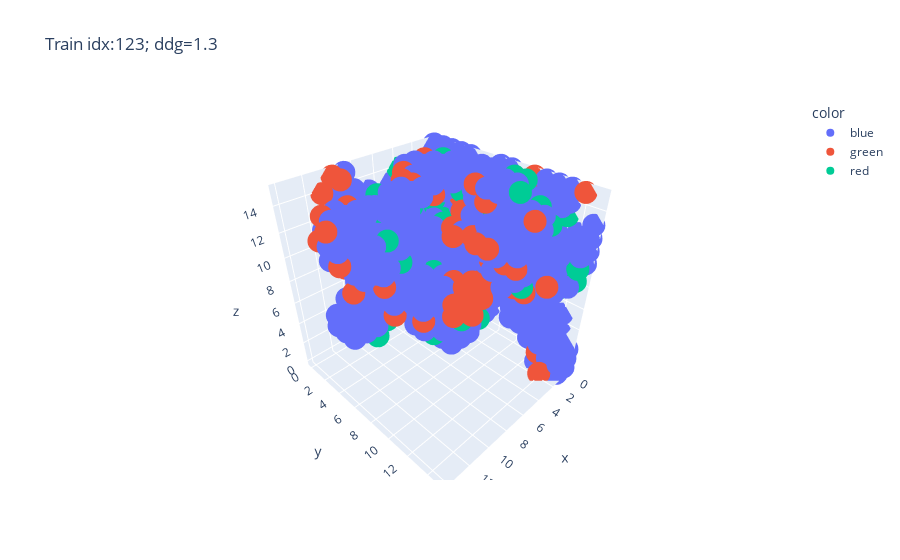
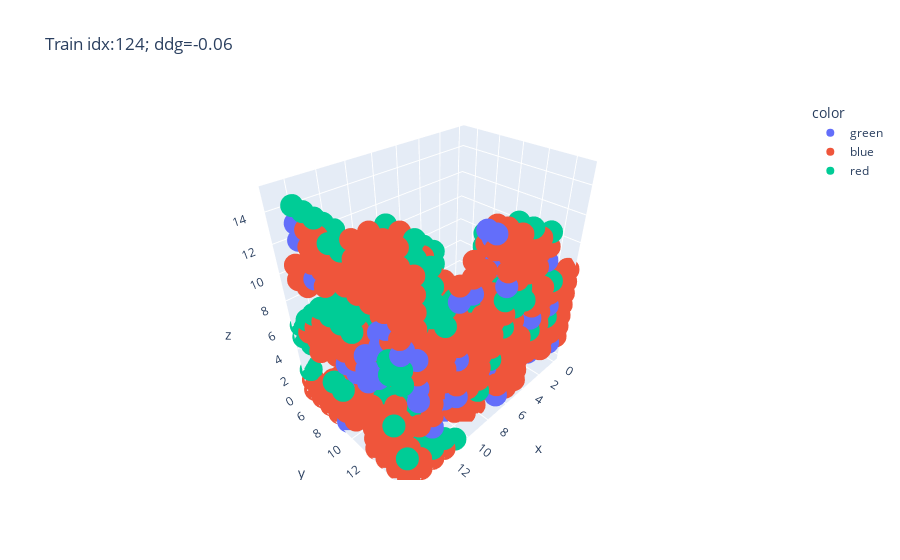
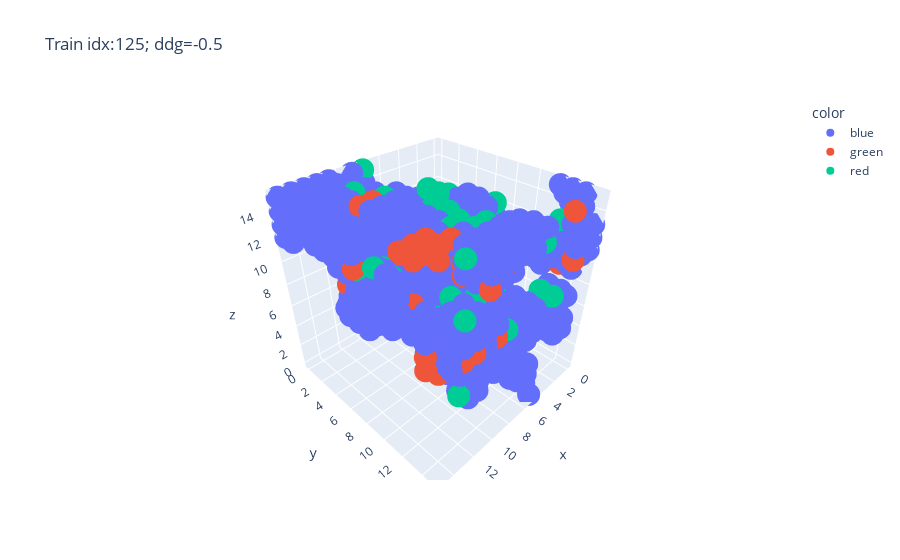
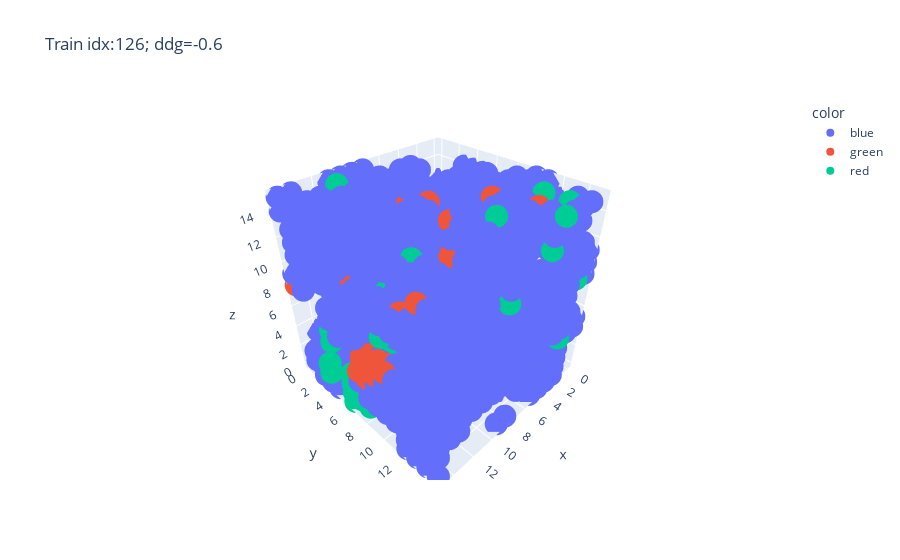

Write notebook code for charts like these, in order.
### Markdown cell above
## Plotting voxel representation of features

In the following plots we use 3D scatterplot to demonstrate training samples. 
Specifically we plot `occupancy` feature that represents probability that certain voxel is occpupied by an atom.
Recall that each training/test sample uses a combination of wildetype+mutant features. So we use the following color-coding:
* blue color represents voxels that are occupied in both wildtype and mutant structures 
* red color represents voxels that are occupied only in the mutant structure
* green color represents voxels that are occupied only in the wildtype structure

### Code cell
from plotly.offline import init_notebook_mode
init_notebook_mode(connected=True)

def plot_voxels():
    for i in [123, 124, 125, 126]:
        df = pd.DataFrame([(x, y1, z) for x in range(16) for y1 in range(16) for z in range(16)], columns=['x', 'y', 'z'])
        df['occupancy1'] = X[i, :, :, :, 6].flatten() > 0.9
        df['occupancy2'] = X[i, :, :, :, 13].flatten() > 0.9
        df.loc[df.occupancy1 | df.occupancy2, 'color'] = 'blue'
        df.loc[~df.occupancy1 & df.occupancy2, 'color'] = 'red'
        df.loc[df.occupancy1 & ~df.occupancy2, 'color'] = 'green'
        ddg = df_train.ddg[i]
        fig = px.scatter_3d(df.dropna(), x='x', y='y', z='z', color='color', title=f"Train idx:{i}; ddg={ddg}")
        fig.show()

plot_voxels()

### Figure 1 — Plotly figure (JSON) as saved in the notebook; plotly's stock layout.template omitted (floating-point values rounded to 4 significant figures; data arrays with more than 128 entries replaced by an {"elided": "..."} marker saying what was removed)
{"data": [{"hovertemplate": "color=blue<br>x=%{x}<br>y=%{y}<br>z=%{z}<extra></extra>", "legendgroup": "blue", "marker": {"color": "#636efa", "symbol": "circle"}, "mode": "markers", "name": "blue", "scene": "scene", "showlegend": true, "type": "scatter3d", "x": {"elided": "800 int values"}, "y": {"elided": "800 int values"}, "z": {"elided": "800 int values"}}, {"hovertemplate": "color=green<br>x=%{x}<br>y=%{y}<br>z=%{z}<extra></extra>", "legendgroup": "green", "marker": {"color": "#EF553B", "symbol": "circle"}, "mode": "markers", "name": "green", "scene": "scene", "showlegend": true, "type": "scatter3d", "x": [0, 0, 0, 0, 0, 0, 0, 1, 1, 1, 1, 1, 1, 1, 1, 1, 1, 1, 1, 1, 2, 2, 2, 2, 3, 3, 3, 3, 3, 3, 3, 4, 4, 4, 4, 4, 4, 4, 4, 4, 5, 5, 5, 5, 5, 5, 6, 6, 6, 6, 6, 6, 6, 6, 6, 6, 7, 7, 7, 7, 7, 7, 7, 7, 7, 7, 8, 8, 8, 8, 8, 8, 9, 9, 9, 10, 10, 10, 10, 10, 10, 10, 11, 11, 12, 12, 12, 13, 13, 14, 14, 14], "y": [1, 3, 7, 9, 9, 10, 14, 0, 3, 4, 4, 5, 6, 6, 7, 7, 10, 10, 11, 13, 5, 5, 10, 14, 1, 1, 2, 6, 9, 10, 14, 4, 6, 8, 8, 9, 10, 11, 12, 13, 7, 8, 9, 9, 9, 10, 2, 3, 8, 9, 9, 10, 10, 10, 10, 11, 0, 2, 4, 4, 5, 9, 9, 10, 10, 10, 1, 1, 6, 7, 10, 10, 0, 4, 8, 0, 1, 4, 4, 5, 5, 6, 0, 3, 3, 4, 5, 3, 5, 4, 5, 6], "z": [13, 7, 8, 5, 13, 15, 15, 8, 8, 12, 13, 9, 2, 10, 6, 8, 6, 12, 6, 1, 4, 5, 11, 0, 12, 14, 15, 12, 9, 11, 9, 13, 11, 11, 15, 14, 8, 10, 10, 14, 11, 7, 6, 7, 8, 7, 10, 15, 8, 7, 8, 6, 7, 8, 12, 12, 6, 6, 8, 15, 15, 7, 9, 7, 8, 9, 5, 8, 5, 5, 7, 8, 12, 13, 6, 15, 15, 10, 11, 8, 10, 6, 14, 14, 12, 8, 11, 14, 11, 13, 14, 12]}, {"hovertemplate": "color=red<br>x=%{x}<br>y=%{y}<br>z=%{z}<extra></extra>", "legendgroup": "red", "marker": {"color": "#00cc96", "symbol": "circle"}, "mode": "markers", "name": "red", "scene": "scene", "showlegend": true, "type": "scatter3d", "x": [0, 0, 0, 0, 0, 1, 1, 1, 1, 1, 1, 1, 1, 1, 1, 2, 2, 2, 2, 2, 2, 2, 2, 3, 3, 3, 3, 3, 3, 3, 3, 3, 3, 4, 4, 4, 4, 4, 4, 4, 5, 5, 5, 5, 5, 5, 6, 6, 7, 7, 7, 7, 8, 8, 10, 10, 10, 11, 11], "y": [7, 10, 13, 13, 14, 0, 1, 6, 7, 9, 10, 11, 14, 15, 15, 3, 3, 5, 8, 10, 10, 12, 13, 0, 3, 3, 4, 4, 6, 8, 9, 11, 12, 0, 1, 1, 3, 5, 7, 9, 1, 1, 3, 3, 3, 8, 6, 9, 1, 2, 2, 7, 3, 6, 5, 5, 7, 5, 7], "z": [9, 10, 9, 13, 9, 5, 5, 3, 3, 15, 15, 9, 8, 9, 10, 10, 15, 13, 13, 8, 12, 14, 13, 13, 8, 12, 9, 10, 8, 9, 13, 15, 8, 14, 7, 13, 6, 11, 8, 4, 4, 11, 6, 11, 12, 6, 8, 5, 13, 8, 9, 3, 7, 14, 5, 14, 11, 4, 13]}], "layout": {"legend": {"title": {"text": "color"}, "tracegroupgap": 0}, "scene": {"domain": {"x": [0.0, 1.0], "y": [0.0, 1.0]}, "xaxis": {"title": {"text": "x"}}, "yaxis": {"title": {"text": "y"}}, "zaxis": {"title": {"text": "z"}}}, "title": {"text": "Train idx:123; ddg=1.3"}}}

### Figure 2 — Plotly figure (JSON) as saved in the notebook; plotly's stock layout.template omitted (floating-point values rounded to 4 significant figures; data arrays with more than 128 entries replaced by an {"elided": "..."} marker saying what was removed)
{"data": [{"hovertemplate": "color=green<br>x=%{x}<br>y=%{y}<br>z=%{z}<extra></extra>", "legendgroup": "green", "marker": {"color": "#636efa", "symbol": "circle"}, "mode": "markers", "name": "green", "scene": "scene", "showlegend": true, "type": "scatter3d", "x": [0, 1, 1, 2, 2, 2, 3, 3, 3, 3, 3, 3, 4, 4, 4, 4, 4, 4, 5, 5, 5, 5, 6, 6, 6, 6, 6, 7, 7, 7, 7, 7, 7, 8, 8, 8, 8, 8, 8, 8, 8, 9, 9, 10, 10, 10, 10, 10, 10, 11, 11, 11, 11, 11, 11, 11, 11, 11, 11, 11, 12, 12, 12, 12, 13, 13, 13, 13, 13, 13, 13, 13, 13, 13, 14, 14, 14, 14, 14, 14, 14, 14, 14, 14, 14, 15, 15, 15, 15, 15, 15, 15, 15, 15, 15, 15, 15], "y": [13, 14, 15, 13, 14, 15, 11, 12, 13, 14, 14, 15, 11, 11, 12, 12, 14, 15, 9, 12, 12, 13, 11, 12, 13, 14, 14, 8, 9, 14, 14, 15, 15, 8, 8, 9, 10, 11, 11, 12, 13, 11, 13, 11, 12, 12, 13, 13, 15, 9, 11, 12, 13, 13, 13, 14, 14, 15, 15, 15, 7, 9, 12, 14, 7, 7, 11, 12, 12, 13, 13, 14, 14, 15, 9, 11, 12, 12, 13, 14, 14, 14, 15, 15, 15, 7, 7, 8, 9, 10, 11, 12, 12, 12, 13, 14, 15], "z": [5, 5, 2, 1, 1, 6, 5, 11, 2, 2, 7, 10, 8, 11, 7, 11, 11, 6, 2, 6, 7, 3, 3, 3, 12, 2, 3, 3, 0, 11, 13, 1, 10, 1, 2, 5, 5, 2, 5, 5, 5, 3, 8, 3, 0, 3, 0, 6, 11, 3, 8, 1, 1, 3, 7, 3, 5, 4, 7, 11, 0, 3, 4, 7, 0, 4, 11, 5, 6, 5, 7, 6, 7, 3, 3, 7, 8, 9, 8, 8, 9, 11, 6, 7, 9, 13, 14, 11, 0, 6, 6, 6, 7, 8, 7, 11, 10]}, {"hovertemplate": "color=blue<br>x=%{x}<br>y=%{y}<br>z=%{z}<extra></extra>", "legendgroup": "blue", "marker": {"color": "#EF553B", "symbol": "circle"}, "mode": "markers", "name": "blue", "scene": "scene", "showlegend": true, "type": "scatter3d", "x": {"elided": "623 int values"}, "y": {"elided": "623 int values"}, "z": {"elided": "623 int values"}}, {"hovertemplate": "color=red<br>x=%{x}<br>y=%{y}<br>z=%{z}<extra></extra>", "legendgroup": "red", "marker": {"color": "#00cc96", "symbol": "circle"}, "mode": "markers", "name": "red", "scene": "scene", "showlegend": true, "type": "scatter3d", "x": {"elided": "139 int values"}, "y": {"elided": "139 int values"}, "z": {"elided": "139 int values"}}], "layout": {"legend": {"title": {"text": "color"}, "tracegroupgap": 0}, "scene": {"domain": {"x": [0.0, 1.0], "y": [0.0, 1.0]}, "xaxis": {"title": {"text": "x"}}, "yaxis": {"title": {"text": "y"}}, "zaxis": {"title": {"text": "z"}}}, "title": {"text": "Train idx:124; ddg=-0.06"}}}

### Figure 3 — Plotly figure (JSON) as saved in the notebook; plotly's stock layout.template omitted (floating-point values rounded to 4 significant figures; data arrays with more than 128 entries replaced by an {"elided": "..."} marker saying what was removed)
{"data": [{"hovertemplate": "color=blue<br>x=%{x}<br>y=%{y}<br>z=%{z}<extra></extra>", "legendgroup": "blue", "marker": {"color": "#636efa", "symbol": "circle"}, "mode": "markers", "name": "blue", "scene": "scene", "showlegend": true, "type": "scatter3d", "x": {"elided": "797 int values"}, "y": {"elided": "797 int values"}, "z": {"elided": "797 int values"}}, {"hovertemplate": "color=green<br>x=%{x}<br>y=%{y}<br>z=%{z}<extra></extra>", "legendgroup": "green", "marker": {"color": "#EF553B", "symbol": "circle"}, "mode": "markers", "name": "green", "scene": "scene", "showlegend": true, "type": "scatter3d", "x": [0, 2, 2, 3, 3, 3, 3, 4, 4, 4, 5, 5, 5, 5, 6, 6, 6, 6, 6, 6, 6, 6, 7, 7, 7, 7, 7, 8, 8, 8, 8, 9, 9, 9, 9, 10, 10, 10, 10, 10, 11, 11, 11, 11, 11, 11, 11, 12, 12, 12, 12, 12, 12, 12, 12, 13, 13, 13, 13, 13, 13, 13, 14, 14, 14, 14, 14, 14, 15, 15, 15], "y": [13, 7, 15, 6, 7, 8, 15, 6, 7, 8, 5, 5, 6, 8, 5, 5, 5, 6, 8, 8, 9, 9, 7, 9, 11, 13, 14, 4, 12, 13, 14, 3, 4, 5, 14, 1, 4, 5, 12, 15, 0, 5, 6, 11, 12, 13, 15, 4, 5, 5, 11, 11, 12, 12, 15, 4, 10, 11, 11, 12, 14, 15, 4, 6, 11, 11, 12, 14, 8, 14, 14], "z": [9, 12, 11, 12, 11, 11, 15, 12, 11, 11, 12, 13, 11, 12, 12, 13, 14, 11, 7, 8, 7, 8, 12, 7, 3, 14, 14, 13, 5, 13, 13, 13, 12, 12, 13, 11, 11, 11, 13, 9, 12, 15, 13, 14, 15, 13, 13, 6, 6, 15, 14, 15, 14, 15, 9, 9, 14, 14, 15, 15, 8, 9, 12, 13, 11, 15, 12, 8, 13, 9, 10]}, {"hovertemplate": "color=red<br>x=%{x}<br>y=%{y}<br>z=%{z}<extra></extra>", "legendgroup": "red", "marker": {"color": "#00cc96", "symbol": "circle"}, "mode": "markers", "name": "red", "scene": "scene", "showlegend": true, "type": "scatter3d", "x": [1, 2, 4, 4, 5, 6, 6, 6, 6, 7, 7, 7, 7, 8, 8, 8, 8, 8, 8, 8, 8, 8, 9, 9, 9, 9, 9, 9, 9, 10, 10, 10, 11, 11, 11, 12, 12, 12, 12, 12, 13, 13, 13, 14, 14, 15], "y": [13, 8, 14, 15, 6, 8, 13, 14, 15, 6, 7, 8, 10, 0, 0, 7, 7, 8, 11, 11, 12, 12, 9, 9, 10, 10, 12, 12, 15, 5, 8, 11, 3, 13, 14, 3, 5, 12, 13, 14, 9, 9, 15, 2, 7, 10], "z": [13, 13, 9, 9, 14, 13, 9, 9, 14, 15, 15, 14, 8, 13, 15, 13, 14, 13, 5, 13, 14, 15, 14, 15, 14, 15, 9, 15, 9, 15, 13, 15, 15, 3, 12, 14, 12, 10, 12, 15, 12, 14, 12, 14, 12, 14]}], "layout": {"legend": {"title": {"text": "color"}, "tracegroupgap": 0}, "scene": {"domain": {"x": [0.0, 1.0], "y": [0.0, 1.0]}, "xaxis": {"title": {"text": "x"}}, "yaxis": {"title": {"text": "y"}}, "zaxis": {"title": {"text": "z"}}}, "title": {"text": "Train idx:125; ddg=-0.5"}}}

### Figure 4 — Plotly figure (JSON) as saved in the notebook; plotly's stock layout.template omitted (floating-point values rounded to 4 significant figures; data arrays with more than 128 entries replaced by an {"elided": "..."} marker saying what was removed)
{"data": [{"hovertemplate": "color=blue<br>x=%{x}<br>y=%{y}<br>z=%{z}<extra></extra>", "legendgroup": "blue", "marker": {"color": "#636efa", "symbol": "circle"}, "mode": "markers", "name": "blue", "scene": "scene", "showlegend": true, "type": "scatter3d", "x": {"elided": "1671 int values"}, "y": {"elided": "1671 int values"}, "z": {"elided": "1671 int values"}}, {"hovertemplate": "color=green<br>x=%{x}<br>y=%{y}<br>z=%{z}<extra></extra>", "legendgroup": "green", "marker": {"color": "#EF553B", "symbol": "circle"}, "mode": "markers", "name": "green", "scene": "scene", "showlegend": true, "type": "scatter3d", "x": [0, 0, 0, 0, 1, 1, 1, 1, 2, 4, 5, 5, 5, 5, 5, 6, 6, 7, 7, 8, 8, 8, 8, 8, 8, 8, 9, 9, 9, 9, 9, 9, 9, 9, 9, 9, 9, 10, 10, 10, 10, 10, 10, 10, 10, 10, 11, 11, 11, 11, 11, 11, 11, 11, 11, 11, 11, 11, 12, 12, 12, 12, 12, 12, 12, 12, 12, 12, 12, 12, 12, 13, 13, 13, 13, 13, 14, 14, 14, 14, 14, 14, 14, 14, 15, 15, 15, 15, 15, 15], "y": [8, 10, 11, 12, 3, 5, 8, 8, 0, 13, 1, 3, 10, 13, 14, 2, 12, 6, 8, 2, 4, 5, 5, 6, 8, 9, 2, 3, 3, 3, 4, 4, 4, 6, 8, 9, 13, 3, 3, 3, 3, 4, 4, 5, 11, 11, 0, 3, 3, 3, 4, 4, 4, 4, 5, 7, 7, 12, 2, 2, 3, 4, 4, 5, 5, 8, 8, 8, 9, 9, 10, 1, 6, 8, 9, 9, 1, 5, 6, 7, 8, 8, 9, 9, 0, 7, 8, 8, 9, 10], "z": [0, 14, 14, 6, 6, 0, 0, 4, 10, 15, 10, 12, 15, 10, 3, 6, 9, 14, 3, 5, 7, 8, 14, 4, 6, 14, 3, 6, 7, 8, 6, 7, 8, 4, 4, 5, 9, 5, 6, 7, 8, 5, 8, 8, 4, 13, 14, 5, 6, 7, 5, 6, 7, 8, 4, 7, 12, 14, 0, 1, 6, 5, 6, 5, 6, 2, 3, 4, 3, 4, 10, 0, 4, 4, 3, 4, 0, 10, 4, 4, 4, 5, 3, 4, 8, 4, 4, 5, 5, 6]}, {"hovertemplate": "color=red<br>x=%{x}<br>y=%{y}<br>z=%{z}<extra></extra>", "legendgroup": "red", "marker": {"color": "#00cc96", "symbol": "circle"}, "mode": "markers", "name": "red", "scene": "scene", "showlegend": true, "type": "scatter3d", "x": [1, 2, 2, 2, 2, 3, 3, 4, 4, 4, 4, 5, 5, 6, 6, 6, 7, 7, 8, 8, 9, 9, 11, 11, 11, 11, 12, 12, 12, 12, 12, 12, 12, 12, 12, 13, 13, 13, 14, 14, 14, 14, 14, 14, 14, 15, 15, 15, 15, 15, 15, 15, 15, 15, 15, 15], "y": [15, 12, 14, 14, 15, 10, 11, 7, 11, 14, 15, 13, 15, 3, 13, 14, 4, 12, 6, 6, 0, 15, 1, 6, 7, 8, 2, 3, 3, 7, 7, 7, 7, 8, 8, 2, 6, 11, 2, 5, 6, 6, 7, 8, 12, 3, 3, 4, 6, 6, 6, 6, 7, 7, 8, 10], "z": [9, 15, 4, 15, 4, 14, 14, 8, 3, 8, 15, 2, 13, 2, 4, 1, 0, 15, 6, 8, 12, 11, 15, 4, 4, 4, 9, 0, 1, 3, 5, 6, 10, 5, 6, 3, 1, 14, 3, 1, 0, 1, 1, 1, 15, 1, 2, 6, 0, 1, 2, 3, 1, 2, 1, 9]}], "layout": {"legend": {"title": {"text": "color"}, "tracegroupgap": 0}, "scene": {"domain": {"x": [0.0, 1.0], "y": [0.0, 1.0]}, "xaxis": {"title": {"text": "x"}}, "yaxis": {"title": {"text": "y"}}, "zaxis": {"title": {"text": "z"}}}, "title": {"text": "Train idx:126; ddg=-0.6"}}}
